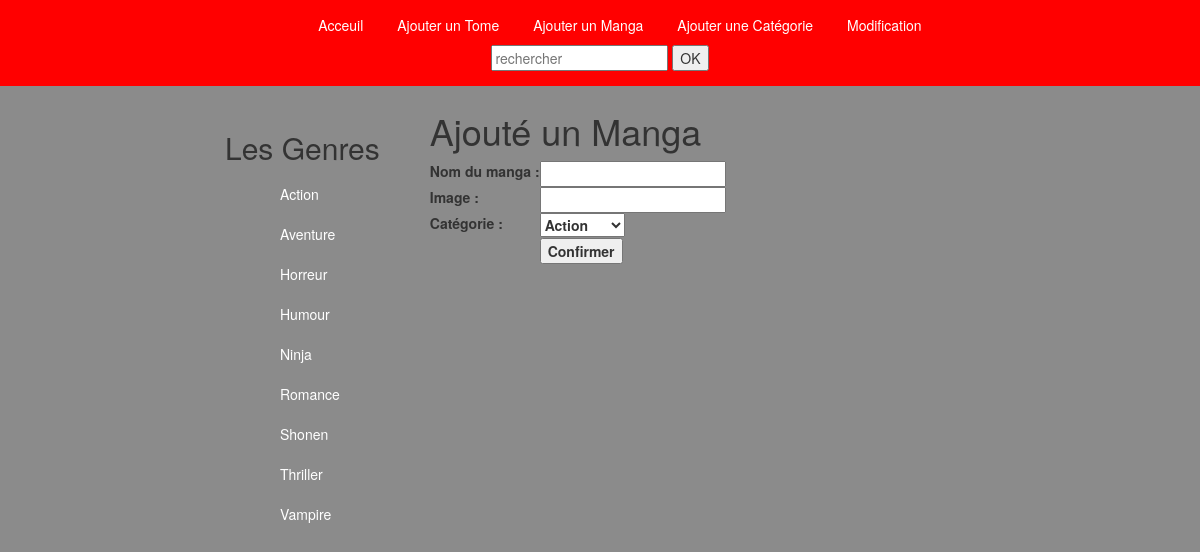
/index.php?action=formmanga, run on the app's committed database.
### tables this page shows
CREATE TABLE `category` (
  `ID` int(11) NOT NULL,
  `category` varchar(255) NOT NULL
);

### model/ViewManager.php (called while the page is built, shortened)
<?php
class ViewManager extends Manager{
	public function category(){
		$db = $this->dbConnect();
		$req = $db->query('SELECT * FROM category ORDER BY category');
		return $req;
	}
}

### controller/frontend.php (called while the page is built, shortened)
<?php
require_once('model/ViewManager.php');
function formManga(){
	$viewManager = new ViewManager();
	$category = $viewManager->category();
	$category2 = $viewManager->category();
	require('view/frontend/formMangaView.php');
}

### view/frontend/formMangaView.php (the view, shortened to what this page needs)
<?php
while ($data = $category->fetch()){
	?>
	<li><a href="index.php?action=selectCategory&amp;id=<?= $data['ID'] ?>"><?= $data['category'] ?></a></li>
	<?php
}
?>
<h1>Ajouté un Manga</h1>
<form action="index.php?action=addManga" method="post">
	<table>
		<tr>
			<th><label for="name">Nom du manga :</label></th>
			<th><input type="text" name="name" id="name"></th>
		</tr>
		<tr>
			<th><label for="picture">Image :</label></th>
			<th><input type="text" name="picture" id="picture"></th>
		</tr>
		<tr>
			<th><label for="category">Catégorie :</label></th>
			<th>
				<select name="category" id="category">
					<?php
					while ($data = $category2->fetch()){
						?>
						<option value="<?= $data['ID'] ?>"><?= $data['category'] ?></option>
						<?php
					}
					?>
				</select>
			</th>
		</tr>
		<tr>
			<th></th>
			<th><input type="submit" value="Confirmer"></th>
		</tr>
	</table>
</form>
<?php require('template.php'); ?>

### public/css/style.css (style rules this page uses)
body { background: #8b8b8b !important; }
#menu li { list-style-type: none; padding: 10px 0; }
#menu li a { color: #fff; text-decoration: none; padding: 15px; border-radius: 5px; }

### data on the page
category: category "Action"
category: category "Aventure"
category: category "Horreur"
category: category "Humour"
category: category "Ninja"
category: category "Romance"
category: category "Shonen"
category: category "Thriller"
category: category "Vampire"

### other printed values
form field category "Action"
